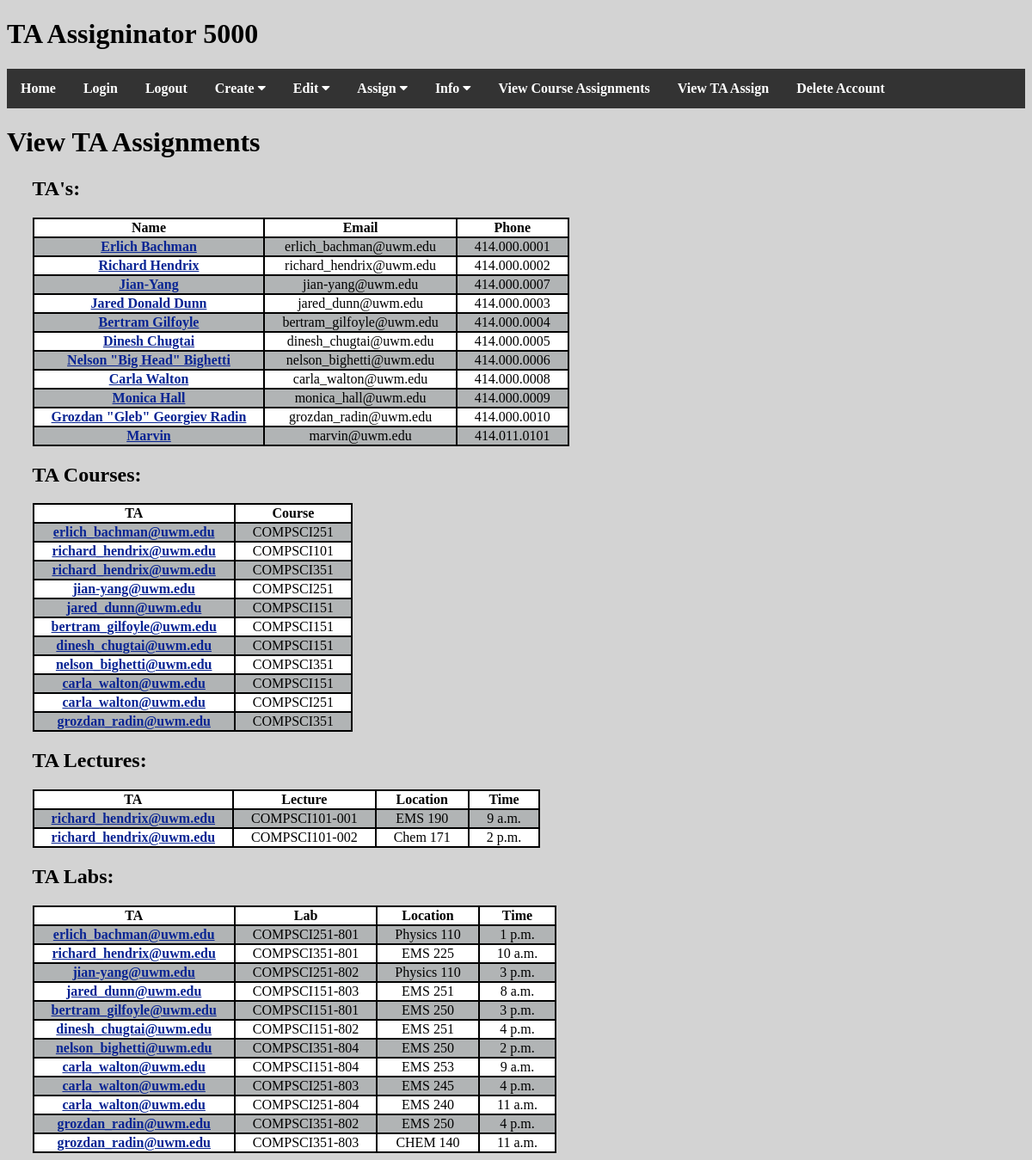
The page /view_ta_assign/ (signed in) on the database its author committed.
### ta_assign/models.py (models this page shows)
class User(models.Model):
    email = models.CharField(max_length=50)
    password = models.CharField(max_length=20)
    phone = models.CharField(max_length=12, default="000.000.0000")
    name = models.CharField(max_length=50, default="DEFAULT")
    type = models.CharField(max_length=20, default="person")
    isLoggedOn = models.BooleanField(default=False)
    address = models.CharField(max_length=100, default="not set")

class TACourse(models.Model):
    course = models.ForeignKey(Course, on_delete=models.CASCADE)
    TA = models.ForeignKey(User, on_delete=models.CASCADE)

class Course(models.Model):
    course_department = models.CharField(max_length=8)
    course_id = models.PositiveSmallIntegerField(default=0)
    course_dept_id = models.CharField(max_length=9)
    num_lectures = models.PositiveSmallIntegerField(default=0)
    num_labs = models.PositiveSmallIntegerField(default=0)
    current_num_TA = models.PositiveSmallIntegerField(default=0)
    current_num_lectures = models.PositiveSmallIntegerField(default=0)
    current_num_labs = models.PositiveSmallIntegerField(default=0)

class Lecture(models.Model):
    instructor = models.CharField(max_length=50, default="no instructor")
    TA = models.CharField(max_length=50, default="no TA")
    course = models.ForeignKey(Course, on_delete=models.CASCADE)
    lecture_section = models.CharField(max_length=3)
    lecture_location = models.CharField(max_length=50, default="NOT SET")
    lecture_time = models.TimeField(default=datetime.time(00, 00))

class Lab(models.Model):
    TA = models.CharField(max_length=50, default="no TA")
    course = models.ForeignKey(Course, on_delete=models.CASCADE)
    lab_section = models.CharField(max_length=3)
    lab_location = models.CharField(max_length=50, default="NOT SET")
    lab_time = models.TimeField(default=datetime.time(00, 00))

### ta_assign/views.py (the view)
# urls.py: path('view_ta_assign/', ViewTAAssign.as_view(), name='ViewTAAssign1'),
class ViewTAAssign(View):
    @staticmethod
    def get(request):
        if not request.session.get("email"):
            messages.error(request, 'Please login first.')
            return redirect("Login1")
        account_type = request.session.get("type")
        if not account_type == "instructor" and not account_type == "ta":
            messages.error(request, 'You do not have access to this page.')
            return redirect("index1")
        tas = models.User.objects.filter(type="ta")
        courses = []
        lecs = []
        labs = []
        for ta in tas:
            for ta_courses in models.TACourse.objects.all():
                if ta_courses.TA.email == ta.email:
                    courses.append(ta_courses)
            for ta_lec in models.Lecture.objects.all():
                if ta_lec.TA == ta.email:
                    lecs.append(ta_lec)
            for ta_lab in models.Lab.objects.all():
                if ta_lab.TA == ta.email:
                    labs.append(ta_lab)
        return render(request, 'main/view_ta_assign.html', {"tas": tas, "courses": courses,
                                                                 "lecs": lecs, "labs": labs})

### templates/main/view_ta_assign.html
{% extends "base.html" %}
{% block content %}
    <h1>View TA Assignments</h1>
    <div class="access_info">
        <h2>TA's:</h2>
        <table>
            <tr class="heading">
                <td>Name</td>
                <td>Email</td>
                <td>Phone</td>
            </tr>
            {% for ta in tas %}
            <tr>
                <td><a href="{% url 'TA1' ta_email=ta.email %}">{{ ta.name }}</a></td>
                <td>{{ ta.email }}</td>
                <td>{{ ta.phone }}</td>
            </tr>
            {% endfor %}
        </table>
        <h2>TA Courses:</h2>
        <table>
            <tr class="heading">
                <td>TA</td>
                <td>Course</td>
            </tr>
            {% for cour in courses %}
            <tr>
                <td><a href="{% url 'TA1' ta_email=cour.TA.email %}">{{ cour.TA.email }}</a></td>
                <td>{{ cour.course.course_dept_id }}</td>
            </tr>
            {% endfor %}
        </table>
        <h2>TA Lectures:</h2>
        <table>
            <tr class="heading">
                <td>TA</td>
                <td>Lecture</td>
                <td>Location</td>
                <td>Time</td>
            </tr>
            {% for lec in lecs %}
            <tr>
                <td><a href="{% url 'TA1' ta_email=lec.TA %}">{{ lec.TA }}</a></td>
                <td>{{ lec.course.course_dept_id}}-{{ lec.lecture_section }}</td>
                <td>{{ lec.lecture_location }}</td>
                <td>{{ lec.lecture_time }}</td>
            </tr>
            {% endfor %}
        </table>
        <h2>TA Labs:</h2>
        <table>
            <tr class="heading">
                <td>TA</td>
                <td>Lab</td>
                <td>Location</td>
                <td>Time</td>
            </tr>
            {% for lab in labs %}
            <tr>
                <td><a href="{% url 'TA1' ta_email=lab.TA %}">{{ lab.TA }}</a></td>
                <td>{{ lab.course.course_dept_id }}-{{ lab.lab_section }}</td>
                <td>{{ lab.lab_location }}</td>
                <td>{{ lab.lab_time }}</td>
            </tr>
            {% endfor %}
        </table>
    </div>
{% endblock content %}

### static/css/style.css (style rules this page uses)
body { background: lightgray; font-family: "Trebuchet MS"; }
.access_info { width: 95%; margin: auto; }
.access_info table { border: 1px solid black; border-spacing: 0; }
.access_info td { border: 1px solid black; padding-left: 20px; padding-right: 20px; text-align: center; }
.access_info tr:nth-child(even) { background-color: #b1b4b5; }
.access_info tr:nth-child(odd) { background-color: #ffffff; }
.access_info a { color: #082493; font-weight: bold; }
.heading { font-weight: bold; }

### rows shown on the page
User: name "Erlich Bachman", email "erlich_bachman@uwm.edu", phone "414.000.0001"
User: name "Richard Hendrix", email "richard_hendrix@uwm.edu", phone "414.000.0002"
User: name "Jian-Yang", email "jian-yang@uwm.edu", phone "414.000.0007"
User: name "Jared Donald Dunn", email "jared_dunn@uwm.edu", phone "414.000.0003"
User: name "Bertram Gilfoyle", email "bertram_gilfoyle@uwm.edu", phone "414.000.0004"
User: name "Dinesh Chugtai", email "dinesh_chugtai@uwm.edu", phone "414.000.0005"
User: name "Nelson \"Big Head\" Bighetti", email "nelson_bighetti@uwm.edu", phone "414.000.0006"
User: name "Carla Walton", email "carla_walton@uwm.edu", phone "414.000.0008"
User: name "Monica Hall", email "monica_hall@uwm.edu", phone "414.000.0009"
User: name "Grozdan \"Gleb\" Georgiev Radin", email "grozdan_radin@uwm.edu", phone "414.000.0010"
User: name "Marvin", email "marvin@uwm.edu", phone "414.011.0101"
TACourse: TA.email "erlich_bachman@uwm.edu", course.course_dept_id "COMPSCI251"
TACourse: TA.email "richard_hendrix@uwm.edu", course.course_dept_id "COMPSCI101"
TACourse: TA.email "richard_hendrix@uwm.edu", course.course_dept_id "COMPSCI351"
TACourse: TA.email "jian-yang@uwm.edu", course.course_dept_id "COMPSCI251"
TACourse: TA.email "jared_dunn@uwm.edu", course.course_dept_id "COMPSCI151"
TACourse: TA.email "bertram_gilfoyle@uwm.edu", course.course_dept_id "COMPSCI151"
TACourse: TA.email "dinesh_chugtai@uwm.edu", course.course_dept_id "COMPSCI151"
TACourse: TA.email "nelson_bighetti@uwm.edu", course.course_dept_id "COMPSCI351"
TACourse: TA.email "carla_walton@uwm.edu", course.course_dept_id "COMPSCI151"
TACourse: TA.email "carla_walton@uwm.edu", course.course_dept_id "COMPSCI251"
TACourse: TA.email "grozdan_radin@uwm.edu", course.course_dept_id "COMPSCI351"
Lecture: TA "richard_hendrix@uwm.edu", course.course_dept_id "COMPSCI101", lecture_section "001", lecture_location "EMS 190", lecture_time "9 a.m."
Lecture: TA "richard_hendrix@uwm.edu", course.course_dept_id "COMPSCI101", lecture_section "002", lecture_location "Chem 171", lecture_time "2 p.m."
Lab: TA "erlich_bachman@uwm.edu", course.course_dept_id "COMPSCI251", lab_section "801", lab_location "Physics 110", lab_time "1 p.m."
Lab: TA "richard_hendrix@uwm.edu", course.course_dept_id "COMPSCI351", lab_section "801", lab_location "EMS 225", lab_time "10 a.m."
Lab: TA "jian-yang@uwm.edu", course.course_dept_id "COMPSCI251", lab_section "802", lab_location "Physics 110", lab_time "3 p.m."
Lab: TA "jared_dunn@uwm.edu", course.course_dept_id "COMPSCI151", lab_section "803", lab_location "EMS 251", lab_time "8 a.m."
Lab: TA "bertram_gilfoyle@uwm.edu", course.course_dept_id "COMPSCI151", lab_section "801", lab_location "EMS 250", lab_time "3 p.m."
Lab: TA "dinesh_chugtai@uwm.edu", course.course_dept_id "COMPSCI151", lab_section "802", lab_location "EMS 251", lab_time "4 p.m."
Lab: TA "nelson_bighetti@uwm.edu", course.course_dept_id "COMPSCI351", lab_section "804", lab_location "EMS 250", lab_time "2 p.m."
Lab: TA "carla_walton@uwm.edu", course.course_dept_id "COMPSCI151", lab_section "804", lab_location "EMS 253", lab_time "9 a.m."
Lab: TA "carla_walton@uwm.edu", course.course_dept_id "COMPSCI251", lab_section "803", lab_location "EMS 245", lab_time "4 p.m."
Lab: TA "carla_walton@uwm.edu", course.course_dept_id "COMPSCI251", lab_section "804", lab_location "EMS 240", lab_time "11 a.m."
Lab: TA "grozdan_radin@uwm.edu", course.course_dept_id "COMPSCI351", lab_section "802", lab_location "EMS 250", lab_time "4 p.m."
Lab: TA "grozdan_radin@uwm.edu", course.course_dept_id "COMPSCI351", lab_section "803", lab_location "CHEM 140", lab_time "11 a.m."
